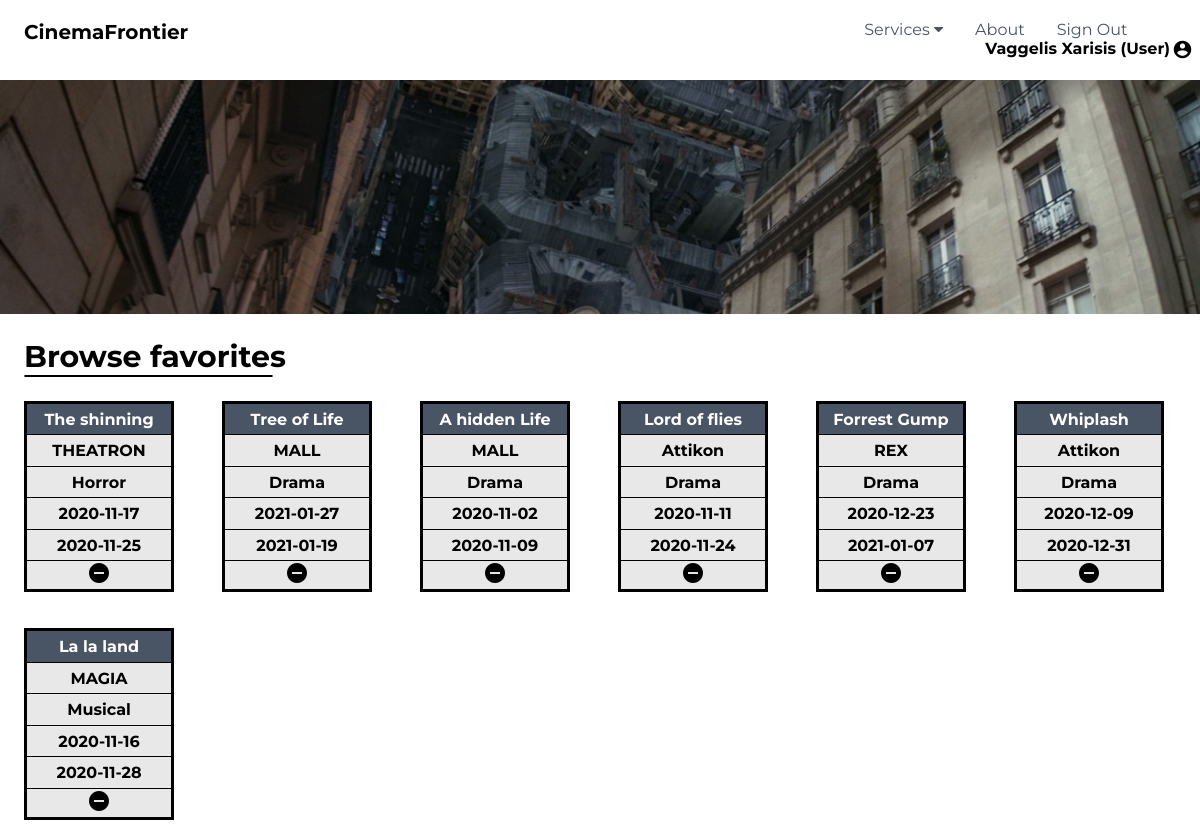
Screenshot of /cloud/favorites.php (signed in) with the database file from the repository.
### tables this page shows
CREATE TABLE `favorites` (
  `ID` int(11) NOT NULL,
  `USERID` int(11) NOT NULL,
  `MOVIEID` int(11) NOT NULL
);

CREATE TABLE `movies` (
  `ID` int(11) NOT NULL,
  `TITLE` varchar(256) NOT NULL,
  `STARTDATE` date NOT NULL,
  `ENDDATE` date NOT NULL,
  `CINEMANAME` varchar(256) NOT NULL,
  `CATEGORY` varchar(128) NOT NULL
);

### cloud/favorites.php (the view, shortened to what this page needs)
<?php
  include_once 'header.php';
  include 'includes/dbh_handler.php';
  $sessid = $_SESSION["id"];
?>
<div class="banner">
  <img class="banner-image" src="images/inception.jpg" alt="banner">
</div>
<div class="browse-body">
  <h1 class="browseH">Browse favorites</h1>
  <hr class="brlineh">
</div>
<div class="movies-body">
  <?php
    $query = "SELECT MOVIEID FROM favorites WHERE USERID='$sessid' ";
    $query_run = mysqli_query($conn, $query);
    if (mysqli_num_rows($query_run) > 0) {
      while($rowF = mysqli_fetch_assoc($query_run) ){
        $movID = $rowF["MOVIEID"];
        $query = "SELECT * FROM movies WHERE ID='$movID' ";
        $query_r = mysqli_query($conn, $query);
        $row = mysqli_fetch_assoc($query_r);
        ?>
        <div class="movie-border">
          <div class="movie-itemt">
            <h5 class="mtitle-textt"><?php echo $row["TITLE"];?></h5>
          </div>
          <div class="movie-item">
          <h5 class="mcinemaname-text"><?php echo $row["CINEMANAME"];?></h5>
          </div>
          <div class="movie-item">
          <h5 class="mcategory-text"><?php echo $row["CATEGORY"];?></h5>
          </div>
          <div class="movie-item">
          <h5 class="mstartdate-text"><?php echo $row["STARTDATE"];?></h5>
          </div>
          <div class="movie-item">
          <h5 class="menddate-text"><?php echo $row["ENDDATE"];?></h5>
          </div>
          <div>
            <form action="includes/removfavinc.php" method="post" class="formfav">
              <button type="submit" name="removfav-btn" class="fav-btn"><i class="material-icons favicon">remove_circle</i></button>
            </form>
          </div>
        </div>
        <?php
      }
    }
    else {
      echo '<br>Movies favorites table is empty';
    }
  ?>
</div>
<?php
  include_once 'footer.php';
?>

### cloud/css/styles.css (style rules this page uses)
* { margin: 0; padding: 0; border: 0; outline: 0; font-size: 100%; vertical-align: baseline; background: transparent; }
body { font-family: 'Montserrat'; background-color: white; }
.banner { width: 100%; display: block; }
.banner > .banner-image { width: 100%; display: block; }
.browse-body { background-color: white; margin-top: 2%; margin-left: 2%; font-size: 30px; }
.movies-body .movie-border { float: left; margin: 2% 2% 1% 2%; border: solid #000; border-width: 3px 3px; width: 12%; height: 15%; background-color: #e8e8e8; }
.movie-item { text-align: center; width: 100%; border-bottom: solid; border-width: 1px; padding-top: 4%; padding-bottom: 4%; }
.movie-itemt { text-align: center; width: 100%; border-bottom: solid; border-width: 1px; padding-top: 4%; padding-bottom: 4%; background-color: #495464; }
.mtitle-textt { color: white; }
.favicon { margin-left: auto; margin-right: auto; cursor: pointer; }
.formfav { text-align: center; }
.fav-btn { padding-left: 10px; padding-right: 10px; }
.brlineh { border: 1px solid black; border-radius: 1px; width: 247px; }

### rows the page displays
favorites: MOVIEID.TITLE "The shinning", MOVIEID.CINEMANAME "THEATRON", MOVIEID.CATEGORY "Horror", MOVIEID.STARTDATE "2020-11-17", MOVIEID.ENDDATE "2020-11-25"
favorites: MOVIEID.TITLE "Tree of Life", MOVIEID.CINEMANAME "MALL", MOVIEID.CATEGORY "Drama", MOVIEID.STARTDATE "2021-01-27", MOVIEID.ENDDATE "2021-01-19"
favorites: MOVIEID.TITLE "A hidden Life", MOVIEID.CINEMANAME "MALL", MOVIEID.CATEGORY "Drama", MOVIEID.STARTDATE "2020-11-02", MOVIEID.ENDDATE "2020-11-09"
favorites: MOVIEID.TITLE "Lord of flies", MOVIEID.CINEMANAME "Attikon", MOVIEID.CATEGORY "Drama", MOVIEID.STARTDATE "2020-11-11", MOVIEID.ENDDATE "2020-11-24"
favorites: MOVIEID.TITLE "Forrest Gump", MOVIEID.CINEMANAME "REX", MOVIEID.CATEGORY "Drama", MOVIEID.STARTDATE "2020-12-23", MOVIEID.ENDDATE "2021-01-07"
favorites: MOVIEID.TITLE "Whiplash", MOVIEID.CINEMANAME "Attikon", MOVIEID.CATEGORY "Drama", MOVIEID.STARTDATE "2020-12-09", MOVIEID.ENDDATE "2020-12-31"
favorites: MOVIEID.TITLE "La la land", MOVIEID.CINEMANAME "MAGIA", MOVIEID.CATEGORY "Musical", MOVIEID.STARTDATE "2020-11-16", MOVIEID.ENDDATE "2020-11-28"

### other values shown
$_SESSION["name"] "Vaggelis"
$_SESSION["surname"] "Xarisis"
$_SESSION["role"] "User"
